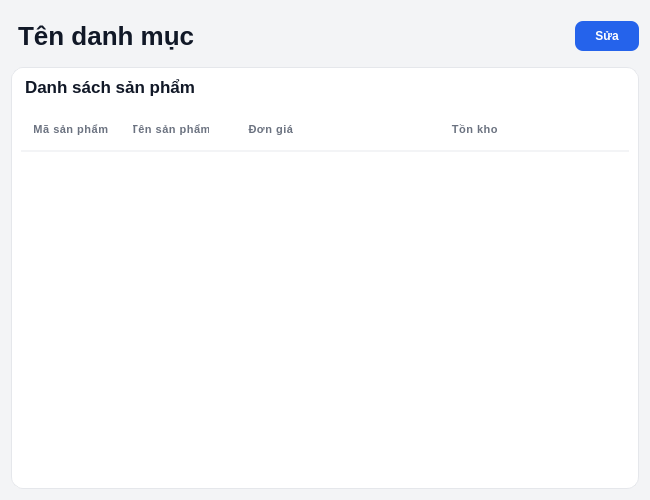
<?xml version="1.0" encoding="UTF-8"?>
<ui version="4.0">
 <class>Dialog</class>
 <widget class="QDialog" name="Dialog">
  <property name="geometry">
   <rect>
    <x>0</x>
    <y>0</y>
    <width>650</width>
    <height>500</height>
   </rect>
  </property>
  <property name="windowTitle">
   <string>Dialog</string>
  </property>
  <property name="styleSheet">
   <string notr="true">/* 1. Tổng thể Cửa sổ [cite: 1808-1809] */
QDialog {
    background-color: #f3f4f6; /* Nền xám nhạt làm nổi bật Card trắng */
    font-family: &quot;Inter&quot;, &quot;Segoe UI&quot;, sans-serif;
}

/* 2. Tiêu đề Tên danh mục (Nổi bật nhất) [cite: 1810-1811] */
QLabel#lblHienThiTenDanhMuc {
    font-size: 26px;
    font-weight: 800; /* Extra bold */
    color: #111827;   /* Đen tuyền chuyên nghiệp */
    padding: 10px 0px;
}

/* 3. Thẻ nội dung (Cards) [cite: 1812] */
QFrame#frame {
    background-color: #ffffff;
    border: 1px solid #e5e7eb;
    border-radius: 12px; /* Bo góc 12px đồng bộ toàn hệ thống */
}

/* 4. Tiêu đề khối con (Danh sách sản phẩm) [cite: 1813] */
QLabel#lblDanhSachSP {
    font-size: 17px;
    font-weight: 700;
    color: #111827;
    margin-bottom: 5px;
}

/* 5. Nút bấm (Ví dụ: Nút Sửa) [cite: 1818] */
QPushButton#btnSua {
    background-color: #2563eb; /* Màu xanh dương thương hiệu */
    color: #ffffff;
    font-weight: 700;
    border-radius: 8px;
    padding: 8px 20px;
}

QPushButton#btnSua:hover {
    background-color: #1d4ed8; /* Đậm hơn khi di chuột qua */
}

/* 6. Bảng danh sách sản phẩm [cite: 1814-1816] */
QTableWidget#tblDanhSachSP {
    background-color: #ffffff;
    border: none;
    gridline-color: transparent; /* Xóa lưới để trông sạch sẽ */
    outline: none;
}

QHeaderView::section {
    background-color: #ffffff;
    padding: 12px;
    border: none;
    border-bottom: 2px solid #f3f4f6;
    font-weight: bold;
    color: #6b7280;
    text-transform: uppercase; /* BUỘC IN HOA TIÊU ĐỀ CỘT */
    font-size: 11px;
    letter-spacing: 0.5px;
}

/* Hiệu ứng khi chọn dòng trong bảng */
QTableWidget#tblDanhSachSP::item:selected {
    background-color: #eff6ff; /* Xanh nhạt tinh tế */
    color: #2563eb;
}</string>
  </property>
  <layout class="QVBoxLayout" name="verticalLayout">
   <item>
    <layout class="QHBoxLayout" name="horizontalLayout">
     <item>
      <widget class="QLabel" name="lblHienThiTenDanhMuc">
       <property name="text">
        <string>Tên danh mục</string>
       </property>
      </widget>
     </item>
     <item>
      <spacer name="horizontalSpacer">
       <property name="orientation">
        <enum>Qt::Horizontal</enum>
       </property>
       <property name="sizeHint" stdset="0">
        <size>
         <width>40</width>
         <height>20</height>
        </size>
       </property>
      </spacer>
     </item>
     <item>
      <widget class="QPushButton" name="btnSua">
       <property name="text">
        <string>Sửa</string>
       </property>
      </widget>
     </item>
    </layout>
   </item>
   <item>
    <widget class="QFrame" name="frame">
     <property name="frameShape">
      <enum>QFrame::StyledPanel</enum>
     </property>
     <property name="frameShadow">
      <enum>QFrame::Raised</enum>
     </property>
     <layout class="QVBoxLayout" name="verticalLayout_5">
      <item>
       <widget class="QLabel" name="lblDanhSachSP">
        <property name="text">
         <string>Danh sách sản phẩm</string>
        </property>
       </widget>
      </item>
      <item>
       <widget class="QTableWidget" name="tblDanhSachSP">
        <property name="alternatingRowColors">
         <bool>true</bool>
        </property>
        <property name="selectionBehavior">
         <enum>QAbstractItemView::SelectRows</enum>
        </property>
        <property name="showGrid">
         <bool>false</bool>
        </property>
        <attribute name="horizontalHeaderStretchLastSection">
         <bool>true</bool>
        </attribute>
        <column>
         <property name="text">
          <string>Mã sản phẩm</string>
         </property>
        </column>
        <column>
         <property name="text">
          <string>Tên sản phẩm</string>
         </property>
        </column>
        <column>
         <property name="text">
          <string>Đơn giá</string>
         </property>
        </column>
        <column>
         <property name="text">
          <string>Tồn kho</string>
         </property>
        </column>
       </widget>
      </item>
     </layout>
    </widget>
   </item>
  </layout>
 </widget>
 <resources/>
 <connections/>
</ui>
